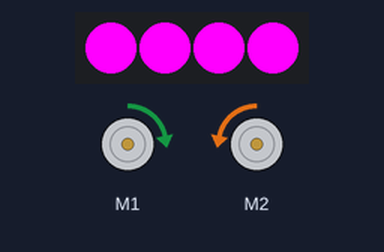
A sketch run on a simulated Arduino Uno, built with avr-gcc and run on an emulated ATmega328P. Parts: 4 RGB LEDs in strip order, left to right, 2 × DC motor (green arrow = forward, orange = backward, longer = faster).

Above: at 0.1 s.
Timing chart, 0 to 1.6 s (numbered marks = the images above):
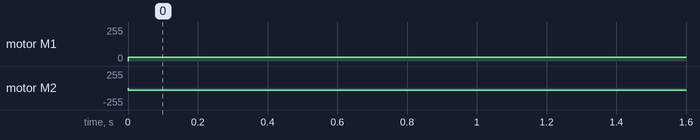

Measured:
- by itself, motor M1: stopped → forward 30/255 at 0.00 s
- by itself, motor M2: stopped → backward 30/255 at 0.00 s

The sketch:

Robot_FollowLine.ino
```cpp
#include "MeOrion.h"
#include <SoftwareSerial.h>

MeBluetooth bluetooth(PORT_5);

MeDCMotor cingoloA(M1);
MeDCMotor cingoloB(M2);
MeRGBLed led(PORT_6);

MeUltrasonicSensor ultraSensor(PORT_7);
MeLineFollower lineFinder(PORT_4);

void setup() {
  bluetooth.begin(115200);
  ledColors(255, 0, 255);
}

void loop() {
  /*speedMotor(cingoloA, -distanza());
    speedMotor(cingoloB, distanza());*/

  int sensorState = lineFinder.readSensors();
  switch (sensorState)
  {
    case S1_IN_S2_IN:
      speedMotor(cingoloA, 30);
      speedMotor(cingoloB, -30);
      break;
    case S1_IN_S2_OUT:
      speedMotor(cingoloA, 30);
      speedMotor(cingoloB, 40);
      break;
    case S1_OUT_S2_IN:
      speedMotor(cingoloA, -40);
      speedMotor(cingoloB, -30);
      break;
    case S1_OUT_S2_OUT:
      speedMotor(cingoloA, 0);
      speedMotor(cingoloB, 0);
      break;
    default: break;
  }
}

void speedMotor(MeDCMotor motore, int speed) {
  motore.run(speed);
}

float distanza() {
  return ultraSensor.distanceCm();
}

void ledColors(int r, int g, int b) {
  for (int i = 0; i < 15; i++)
    led.setColorAt(i, r, g, b);

  led.show();
}
```
